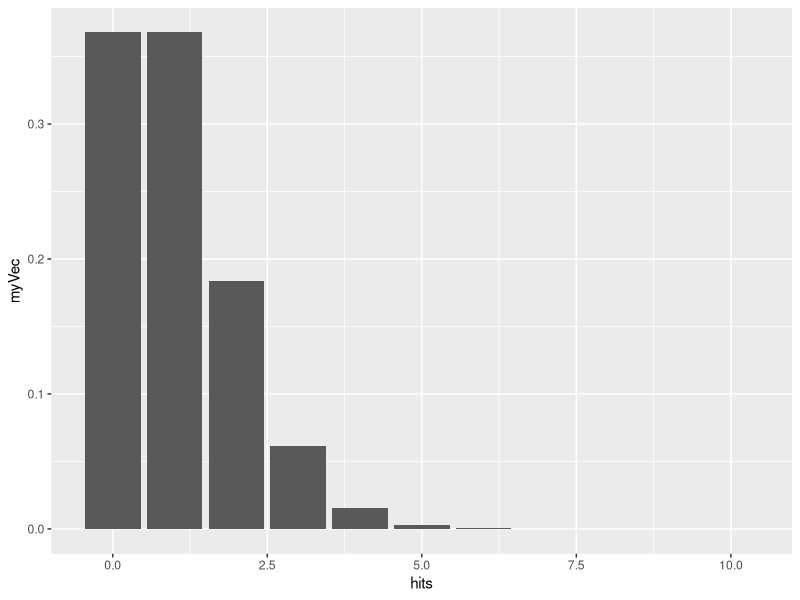
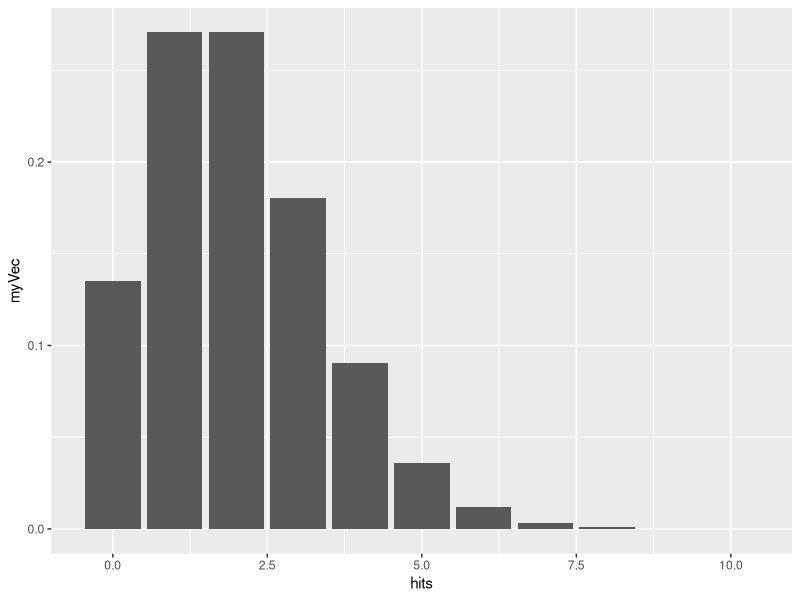
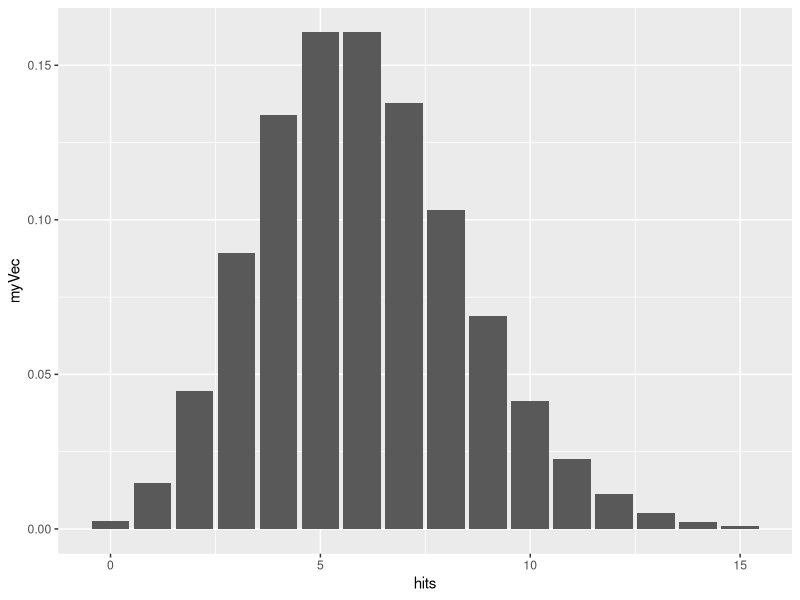
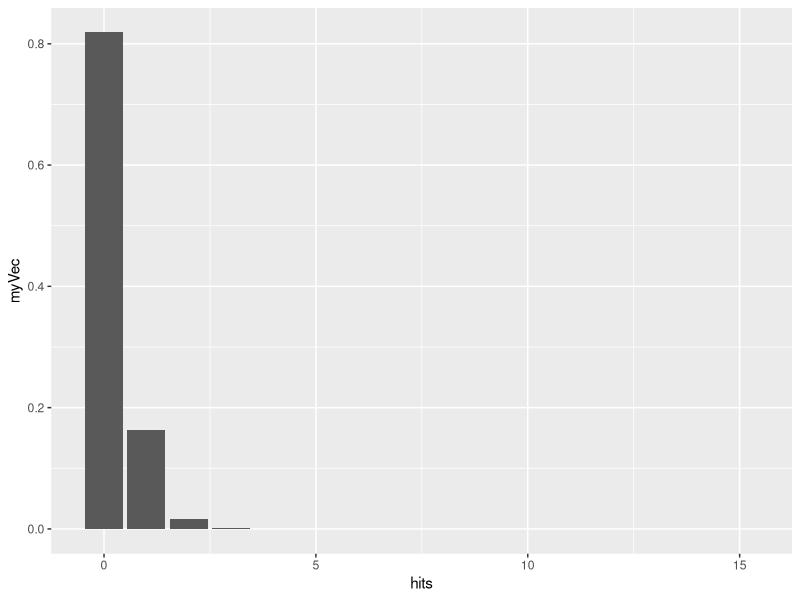
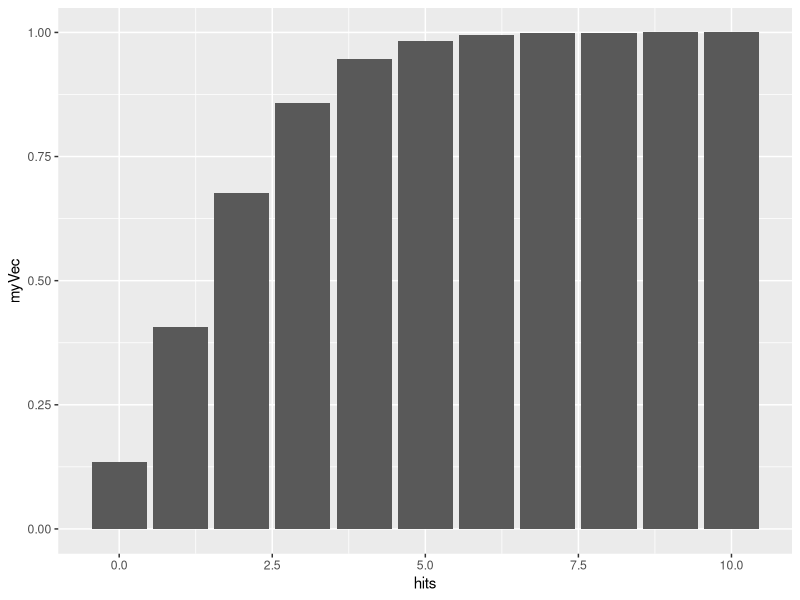
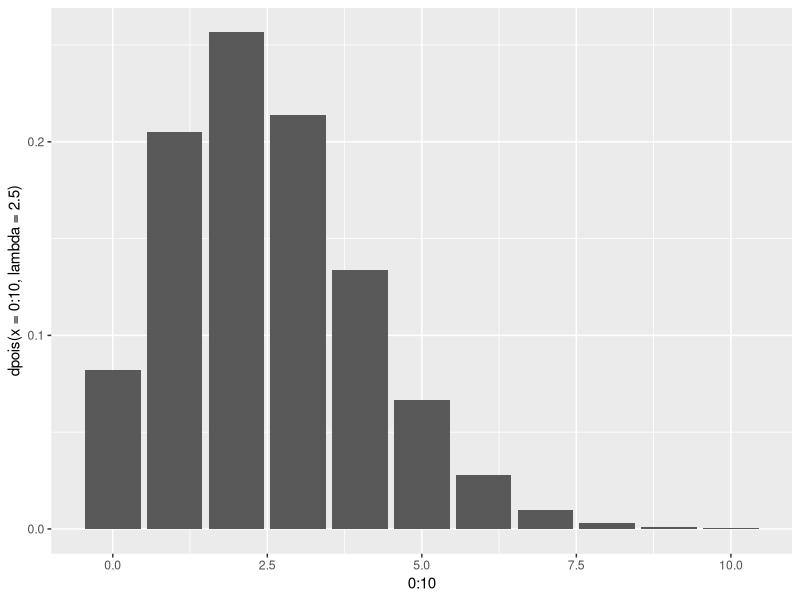
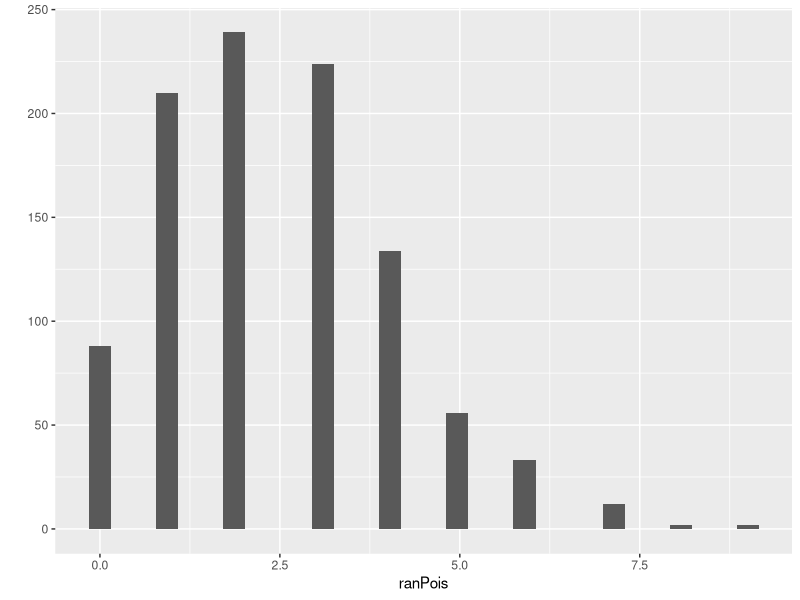
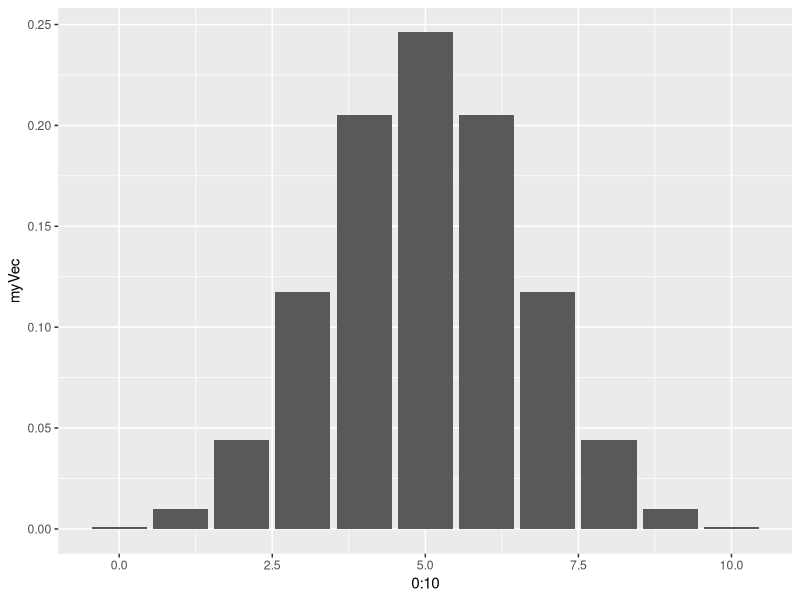

Reproduce these figures in R, in order.
## ---- chunk 1
knitr::opts_chunk$set(eval = FALSE)
## ---- chunk 2
library(ggplot2)
#-------------------------------------------------
# Poisson distribution
# Discrete X >= 0
# Random events with a constant rate lambda
# (observations per time or per unit area)
# Parameter lambda > 0

# "d" function generates probability density
hits <- 0:10
myVec <- dpois(x=hits,lambda=1)
qplot(x=hits,y=myVec,geom="col")

myVec <- dpois(x=hits,lambda=2)
qplot(x=hits,y=myVec,geom="col")

hits <- 0:15
myVec <- dpois(x=hits,lambda=6)
qplot(x=hits,y=myVec,geom="col")


hits <- 0:15
myVec <- dpois(x=hits,lambda=0.2)
qplot(x=hits,y=myVec,geom="col")

sum(myVec)  # sum of density function = 1.0 (total area under curve)

# for a Poisson distribution with lambda=2, 
# what is the probability that a single draw will yield X=0?

dpois(x=0,lambda=2)

# "p" function generates cumulative probability density; gives the 
# "lower tail" cumulative area of the distribution

hits <- 0:10
myVec <- ppois(q=hits,lambda=2)
qplot(x=hits,y=myVec,geom="col")


# for a Poisson distribution with lambda=2, 
# what is the probability that a single random draw will yield X <= 1?

ppois(q=1, lambda=2)


# We could also get this through dpois
p1 <- dpois(x=0,lambda=2)
p1
p2 <- dpois(x=1,lambda=2)
p2
p1 + p2


# The q function is the inverse of p
# What is the number of hits corresponding to 50% of the probability mass
qpois(p=0.5,lambda=2.5)
qplot(x=0:10,y=dpois(x=0:10,lambda=2.5),geom="col")

# but distribution is discrete, so this is not exact
ppois(q=2,lambda=2.5)

# finally, we can simulate individual values from a poisson
ranPois <- rpois(n=1000,lambda=2.5)
qplot(x=ranPois)


# for real or simulated data, we can use the quantile
# function to find the empirical  95% confidence interval on the data

quantile(x=ranPois,probs=c(0.025,0.975))
## ---- chunk 3
#-------------------------------------------------
# Binomial distribution
# p = probability of a dichotomous outcome
# size = number of trials
# x = possible outcomes
# outcome x is bounded between 0 and number of trials

# use "d" binom for density function
hits <- 0:10
myVec <- dbinom(x=hits,size=10,prob=0.5)
qplot(x=0:10,y=myVec,geom="col")

# what is probability of getting 5 heads out of 10 tosses?
dbinom(x=5,size=10,prob=0.5)

# of course, the coin can be a biased one
myVec <- dbinom(x=hits,size=10,prob=0.95)
qplot(x=0:10,y=myVec,geom="col")

# use "p" binom for cumulative distribution


# what is the probability of getting 5 
# or fewer heads out of 10 tosses?
pbinom(q=5,size=10,prob=0.5)
pbinom(q=4,size=9,prob=0.5)



# what is a 95% confidence interval for 100 trials 
# of a coin with p = 0.7 for heads?
qbinom(p=c(0.025,0.975),size=100,prob=0.7)

# and how does this compare to the interval for an actual simlation of 50 tosses of 100 coins?

myCoins <- rbinom(n=50,size=100,prob=0.5)
qplot(x=myCoins)
quantile(x=myCoins,probs=c(0.025,0.975))

## ---- chunk 4
#-------------------------------------------------
# negative binomial: number of failures (values of MyVec)
# in a series of (Bernouli) with p=probability of success 
# before a target number of successes (= size)
# generates a discrete distribution that is more 
# heterogeneous ("overdispersed") than Poisson
hits <- 0:40
myVec <- dnbinom(x=hits, size=5, prob=0.5)
qplot(x=hits,y=myVec,geom="col")

# geometric series is a special case where N= 1 success
# each bar is a constant fraction 1 - "prob" of the bar before it
myVec <- dnbinom(x=hits, size=1, prob=0.1)
qplot(x=hits,y=myVec,geom="col")


# alternatively specify mean = mu of distribution and size, 
# the dispersion parameter (small is more dispersed)
# this gives us a poisson with a lambda value that varies
# the dispersion parameter is the shape parameter in the gamma
# as it increases, the distribution has a smaller variance

MyVec <- dnbinom(x=seq(0,40),size=1,mu=5)
names(MyVec) <- seq(0,40)
barplot(height=MyVec)


# also have the "pnbinom", "qnbinom" and "rnbinom" functions
# Probability of drawing a 3 or smaller from a negative binomial:
pnbinom(q=3,size=1,mu=5)

# 5 percent lower value for a negative binomial
qnbinom(p=0.05,size=10,mu=5)

# 95% confidence interval for a geometric series
qnbinom(p=c(0.025,0.975),prob=0.5,size=10)

# random sample from a negative binomial

MyVec <- rnbinom(n=1000,size=1,mu=20)
quantile(MyVec,prob=c(0.025,0.975))

# compare to exact calculation
qnbinom(p=c(0.025,0.975),size=1,mu=20)
## ---- chunk 5
#-------------------------------------------------
# uniform
# params specific minimum and maximum

# dunif for density plot
limits <- seq(0,10,by=0.01)
z <-dunif(x=limits,min=0,max=5)
names(z) <- limits
plot(x=limits, y=z,type="l",xlim=c(0,10))

#punif for cumulative density (= tail probabilities)
limits <- seq(0,10,by=0.01)
z <-punif(q=limits,min=0,max=5)
names(z) <- limits
plot(x=limits, y=z,type="l",xlim=c(0,10))

#qunif for quantiles
qunif(p=c(0.025,0.975),min=0,max=5)

#runif for random data
hist(runif(n=100,min=0,max=5))
hist(runif(n=1000,min=0,max=5))
#-------------------------------------------------
## ---- chunk 6
# normal 

hist(rnorm(n=100,mean=100,sd=2))

# problems with uniform when mean is small but zero is not allowed.
hist(rnorm(n=100,mean=2,sd=2))
MyVec <- rnorm(n=100,mean=2, sd=2)
summary(MyVec)
TossZeroes <- MyVec[MyVec>0]
hist(TossZeroes)
summary(TossZeroes)
## ---- chunk 7
#-------------------------------------------------
# gamma distribution, continuous positive values, but bounded at 0

hist(rgamma(n=100,shape=1,scale=10))

# gamma with shape= 1 is an exponential with scale = mean

# shape <=1 gives a mode near zero; very small shape rounds to zero
hist(rgamma(n=100,shape=0.1,scale=1))

# large shape parameters moves towards a normal
hist(rgamma(n=100,shape=20,scale=1))

# scale parameter changes mean- and the variance!

hist(rgamma(n=100,shape=2,scale=10))
hist(rgamma(n=100,shape=2,scale=100))
hist(rgamma(n=100,shape=2,scale=1))
hist(rgamma(n=100,shape=2,scale=0.1))

# unlike the normal, the two parameters affect both mean and variance

# mean = shape*scale
# variance= shape*scale^2
## ---- chunk 8
#-------------------------------------------------

# beta distribution 
# bounded at 0 and 1
# analagous to a binomial, but result is a continuous distribution of probabilities
# parameter shape1 = number of successes + 1
# parameter shape2 = number of failures + 1
# interpret these in terms of a coin you are tossing

# shape1 = 1, shape2 = 1 = "no data"
hist(rbeta(n=1000,shape1=1,shape2=1),breaks=seq(0,1.0,length=100))

# shape1 = 2, shape1 = 1 = "1 coin toss, comes up heads!"
hist(rbeta(n=1000,shape1=2,shape2=1),breaks=seq(0,1.0,length=100))
hist(rbeta(n=1000,shape1=1,shape2=2),breaks=seq(0,1.0,length=100))

# two tosses, 1 head and 1 tail
hist(rbeta(n=1000,shape1=2,shape2=2),breaks=seq(0,1.0,length=100))

# two tosses, both heads
hist(rbeta(n=1000,shape1=3,shape2=1),breaks=seq(0,1.0,length=100))

# let's get more data
hist(rbeta(n=1000,shape1=20,shape2=20),breaks=seq(0,1.0,length=100))

hist(rbeta(n=1000,shape1=500,shape2=500),breaks=seq(0,1.0,length=100))

# if the coin is biased
hist(rbeta(n=1000,shape1=1000,shape2=500),breaks=seq(0,1.0,length=100))
hist(rbeta(n=1000,shape1=10,shape2=5),breaks=seq(0,1.0,length=100))


# shape parameters less than 1.0 give us a u-shaped distribution
hist(rbeta(n=1000,shape1=0.1,shape2=0.1),breaks=seq(0,1.0,length=100))
hist(rbeta(n=1000,shape1=0.5,shape2=0.5),breaks=seq(0,1.0,length=100))
hist(rbeta(n=1000,shape1=0.5,shape2=0.2),breaks=seq(0,1.0,length=100))
## ---- chunk 9
#-------------------------------------------------
# estimating parameters from data
# maximum likelihood estimator theta versus P(data|theta)

# use fitdistr function, feeding it data and a distribution type)
library(MASS)
x <- rnorm(1000,mean=92.5,sd=2.5)
hist(x)
fitdistr(x,"normal")

# compare to true parameters
# compare to parameters estimated from simple means and standard deviations
mean(x)
sd(x)

# but how do we "know" what distribution to fit?
fitdistr(x,"gamma")
z <- fitdistr(x,"gamma")

# find components of z
str(z)
# rate = 1/scale
# so here is the estimate of the mean
z$estimate[1]/z$estimate[2]

# and here is the estimate of the variance
z$estimate[1]/z$estimate[2]^2
